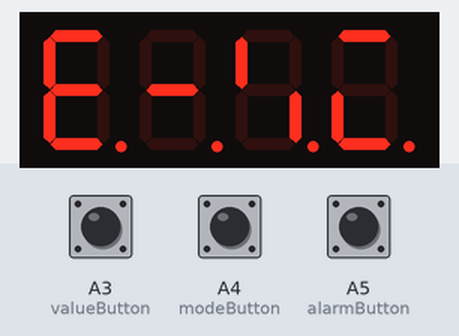
Simulated run of this sketch. Board: Arduino Uno, built with avr-gcc and run on an emulated ATmega328P. Parts: 4-digit seven-segment display. Wiring (inferred from the names in the program): 4-digit 7-segment display, segments lit when LOW: segments pin 2, pin 3, pin 4, pin 7, pin 8, pin 11, pin 12, pin 13; digit selects pin 5, pin 6, pin 9, pin 10. Inputs (shaded band) come from the test bench; at power-on: A4 (modeButton) HIGH, A3 (valueButton) HIGH, A5 (alarmButton) HIGH. The local clock reads 2024-03-15 10:24:30 at power-on unless the sketch sets it; the segment pins are drawn as the display they are named for.

Above: at 1.2 s.
1.3 s: A4 (modeButton) pulled LOW for 0.15 s
At 1.9 s:
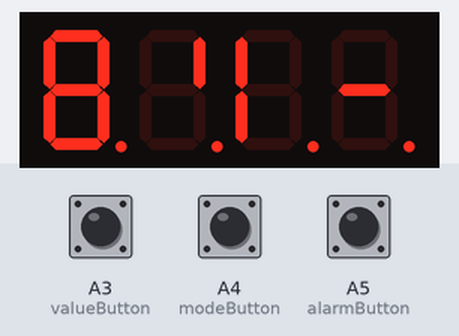
2.9 s: A3 (valueButton) pulled LOW for 0.15 s
At 4.1 s:
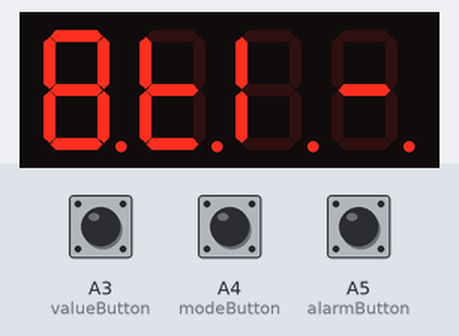
4.5 s: A3 (valueButton) pulled LOW for 1 s
At 5.5 s:
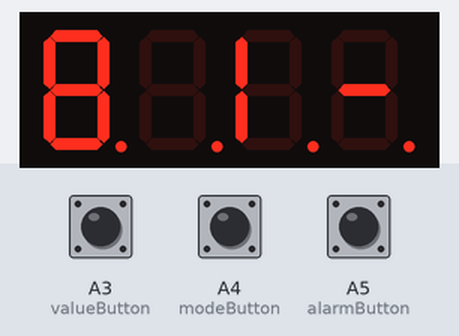
7.0 s: A4 (modeButton) pulled LOW for 1 s
At 7.4 s:
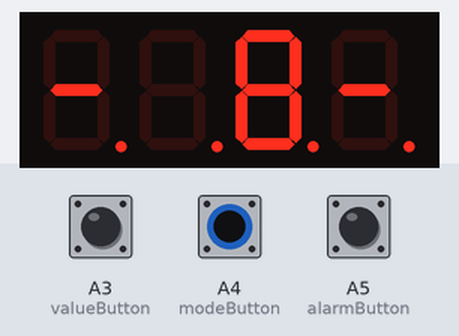
9.5 s: A3 (valueButton) pulled LOW for 0.15 s
At 10.7 s:
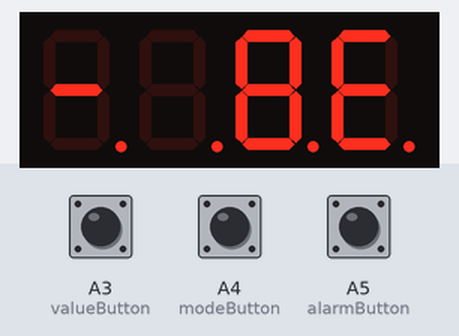
11.1 s: A3 (valueButton) pulled LOW for 3.2 s
At 11.7 s:
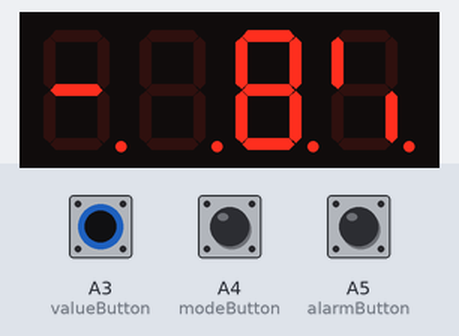
Timing chart, 0 to 14.1 s (numbered marks = the images above; inputs shaded):
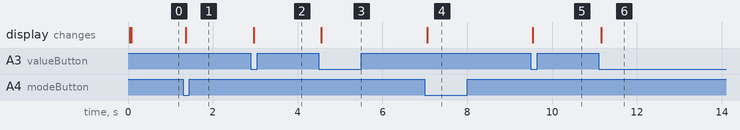

The sketch:

AlarmClock.ino
```cpp
#include <Button.h>
#include <Wire.h>
#include <SparkFunDS1307RTC.h>

#define DISPLAY_BRIGHTNESS  100

#define DIGIT_ON            LOW
#define DIGIT_OFF           HIGH

#define SEGMENT_ON          HIGH
#define SEGMENT_OFF         LOW

//objects
Button alarmButton(A5);
Button modeButton(A4);
Button valueButton(A3);

//pins
int speakerPin = A0;

//variables
bool alarm = false;
unsigned long toneTime;
unsigned long buttonTime;
unsigned long snoozeTime;
int alarmMode = 0;
int alarmHour = 6;
int alarmMinute = 30;
int alarmSecond = 0;

//lcd variables
//pwm digits
int digit1 = 5;
int digit2 = 6;
int digit3 = 9;
int digit4 = 10;
//segments
int segA = 2;
int segB = 3;
int segC = 4;
int segD = 7;
int segE = 8;
int segF = 11;
int segG = 12;
int segPoint = 13;

void setup() {
  Serial.begin(9600);
  displaySetup();
  alarmButton.begin();
  modeButton.begin();
  valueButton.begin();

  rtc.begin();
  //rtc.autoTime();
  //rtc.setTime(00,35,18,3,10,1,17);
}

void loop() {
  static int8_t lastSecond = -1;

  rtc.update();
  displayNumber(clockTime(0).toInt());
  alarmSleep();
  switchMode();

  if (rtc.second() != lastSecond)
  {
    if (snoozeTime + alarmTime(1).toInt() == clockTime(1).toInt()) {
      alarm = true;
    }

    if (alarm) {
      alarmSound();
    }

    //serialTime();
    //serialDebug();
    lastSecond = rtc.second();
  }

  while (alarmMode > 0) {
    if (alarmMode > 2)
      alarmMode = 0;
    switchMode();
    alarmSet();
    displayNumber(alarmTime(0).toInt());
    switch (alarmMode) {
      case 1:
        displayPoint(1);
        break;
      case 2:
        displayPoint(3);
        break;
    }
  }
}

String clockTime(bool seconds) {
  String timeString = "";

  if (rtc.hour() < 10)
    timeString = timeString + "0";
  timeString = timeString + String(rtc.hour());
  if (rtc.minute() < 10)
    timeString = timeString + "0";
  timeString = timeString + String(rtc.minute());
  if (seconds) {
    if (rtc.second() < 10)
      timeString = timeString + "0";
    timeString = timeString + String(rtc.second());
  }

  return timeString;
}

String alarmTime(bool seconds) {
  String timeString = "";

  if (alarmHour < 10)
    timeString = timeString + "0";
  timeString = timeString + alarmHour;
  if (alarmMinute < 10)
    timeString = timeString + "0";
  timeString = timeString + alarmMinute;
  if (seconds) {
    if (alarmSecond < 10)
      timeString = timeString + "0";
    timeString = timeString + alarmSecond;
  }

  return timeString;
}
```

Alarms.ino
```cpp
void alarmSleep() {
  if (alarmButton.pressed()) {
    buttonTime = millis();
    if (alarm)
      snoozeTime = snoozeTime + 500;
    alarm = !alarm;
  }

  if (alarmButton.released() && buttonTime + 3000 <= millis()) {
    alarm = false;
    snoozeTime = 0;
  }
}

void switchMode() {
  if (modeButton.pressed()) {
    alarmMode = alarmMode + 1;
  }
}

void alarmSet() {
  if (valueButton.pressed()) {
    switch (alarmMode) {
      case 1:
        alarmHour = alarmHour + 1;
        if (alarmHour > 23)
          alarmHour = 0;
        break;
      case 2:
        alarmMinute = alarmMinute + 1;
        if (alarmMinute > 59)
          alarmMinute = 0;
        break;
    }
  }
}


void alarmSound() {
  tone(speakerPin, 115, 300);
}
```

Display.ino
```cpp
void displaySetup() {
  pinMode(segA, OUTPUT);
  pinMode(segB, OUTPUT);
  pinMode(segC, OUTPUT);
  pinMode(segD, OUTPUT);
  pinMode(segE, OUTPUT);
  pinMode(segF, OUTPUT);
  pinMode(segG, OUTPUT);
  pinMode(segPoint, OUTPUT);

  pinMode(digit1, OUTPUT);
  pinMode(digit2, OUTPUT);
  pinMode(digit3, OUTPUT);
  pinMode(digit4, OUTPUT);
}

void displayPoint(int point) {
  long beginTime = millis();

  switch (point) {
    case 1:
      digitalWrite(digit1, DIGIT_ON);
      break;
    case 2:
      digitalWrite(digit2, DIGIT_ON);
      break;
    case 3:
      digitalWrite(digit3, DIGIT_ON);
      break;
    case 4:
      digitalWrite(digit4, DIGIT_ON);
      break;
  }
  //turn on point segment
  digitalWrite(segPoint, SEGMENT_ON);

  //Display digit for fraction of a second (1us to 5000us, 500 is pretty good)
  delayMicroseconds(DISPLAY_BRIGHTNESS);

  //Turn off point segments
  digitalWrite(segPoint, SEGMENT_OFF);

  //Turn off all digits
  digitalWrite(digit1, DIGIT_OFF);
  digitalWrite(digit2, DIGIT_OFF);
  digitalWrite(digit3, DIGIT_OFF);
  digitalWrite(digit4, DIGIT_OFF);

  //Wait for 20ms to pass before we paint the display again
  while ( (millis() - beginTime) < 10) ;
}

void displayNumber(int toDisplay) {
  long beginTime = millis();

  for (int digit = 4 ; digit > 0 ; digit--) {
    //Turn on a digit for a short amount of time
    switch (digit) {
      case 1:
        digitalWrite(digit1, DIGIT_ON);
        break;
      case 2:
        digitalWrite(digit2, DIGIT_ON);
        break;
      case 3:
        digitalWrite(digit3, DIGIT_ON);
        break;
      case 4:
        digitalWrite(digit4, DIGIT_ON);
        break;
    }

    //Turn on the right segments for this digit
    lightNumber(toDisplay % 10);
    toDisplay /= 10;

    delayMicroseconds(DISPLAY_BRIGHTNESS);
    //Display digit for fraction of a second (1us to 5000us, 500 is pretty good)

    //Turn off all segments
    lightNumber(10);

    //Turn off all digits
    digitalWrite(digit1, DIGIT_OFF);
    digitalWrite(digit2, DIGIT_OFF);
    digitalWrite(digit3, DIGIT_OFF);
    digitalWrite(digit4, DIGIT_OFF);
  }

  //Wait for 20ms to pass before we paint the display again
  while ( (millis() - beginTime) < 10) ;
}

void lightNumber(int numberToDisplay) {
  switch (numberToDisplay) {
    case 0:
      digitalWrite(segA, SEGMENT_ON);
      digitalWrite(segB, SEGMENT_ON);
      digitalWrite(segC, SEGMENT_ON);
      digitalWrite(segD, SEGMENT_ON);
      digitalWrite(segE, SEGMENT_ON);
      digitalWrite(segF, SEGMENT_ON);
      digitalWrite(segG, SEGMENT_OFF);
      break;
    case 1:
      digitalWrite(segA, SEGMENT_OFF);
      digitalWrite(segB, SEGMENT_ON);
      digitalWrite(segC, SEGMENT_ON);
      digitalWrite(segD, SEGMENT_OFF);
      digitalWrite(segE, SEGMENT_OFF);
      digitalWrite(segF, SEGMENT_OFF);
      digitalWrite(segG, SEGMENT_OFF);
      break;
    case 2:
      digitalWrite(segA, SEGMENT_ON);
      digitalWrite(segB, SEGMENT_ON);
      digitalWrite(segC, SEGMENT_OFF);
      digitalWrite(segD, SEGMENT_ON);
      digitalWrite(segE, SEGMENT_ON);
      digitalWrite(segF, SEGMENT_OFF);
      digitalWrite(segG, SEGMENT_ON);
      break;
    case 3:
      digitalWrite(segA, SEGMENT_ON);
      digitalWrite(segB, SEGMENT_ON);
      digitalWrite(segC, SEGMENT_ON);
      digitalWrite(segD, SEGMENT_ON);
      digitalWrite(segE, SEGMENT_OFF);
      digitalWrite(segF, SEGMENT_OFF);
      digitalWrite(segG, SEGMENT_ON);
      break;
    case 4:
      digitalWrite(segA, SEGMENT_OFF);
      digitalWrite(segB, SEGMENT_ON);
      digitalWrite(segC, SEGMENT_ON);
      digitalWrite(segD, SEGMENT_OFF);
      digitalWrite(segE, SEGMENT_OFF);
      digitalWrite(segF, SEGMENT_ON);
      digitalWrite(segG, SEGMENT_ON);
      break;
    case 5:
      digitalWrite(segA, SEGMENT_ON);
      digitalWrite(segB, SEGMENT_OFF);
      digitalWrite(segC, SEGMENT_ON);
      digitalWrite(segD, SEGMENT_ON);
      digitalWrite(segE, SEGMENT_OFF);
      digitalWrite(segF, SEGMENT_ON);
      digitalWrite(segG, SEGMENT_ON);
      break;
    case 6:
      digitalWrite(segA, SEGMENT_ON);
      digitalWrite(segB, SEGMENT_OFF);
      digitalWrite(segC, SEGMENT_ON);
      digitalWrite(segD, SEGMENT_ON);
      digitalWrite(segE, SEGMENT_ON);
      digitalWrite(segF, SEGMENT_ON);
      digitalWrite(segG, SEGMENT_ON);
      break;
    case 7:
      digitalWrite(segA, SEGMENT_ON);
      digitalWrite(segB, SEGMENT_ON);
      digitalWrite(segC, SEGMENT_ON);
      digitalWrite(segD, SEGMENT_OFF);
      digitalWrite(segE, SEGMENT_OFF);
      digitalWrite(segF, SEGMENT_OFF);
      digitalWrite(segG, SEGMENT_OFF);
      break;
    case 8:
      digitalWrite(segA, SEGMENT_ON);
      digitalWrite(segB, SEGMENT_ON);
      digitalWrite(segC, SEGMENT_ON);
      digitalWrite(segD, SEGMENT_ON);
      digitalWrite(segE, SEGMENT_ON);
      digitalWrite(segF, SEGMENT_ON);
      digitalWrite(segG, SEGMENT_ON);
      break;
    case 9:
      digitalWrite(segA, SEGMENT_ON);
      digitalWrite(segB, SEGMENT_ON);
      digitalWrite(segC, SEGMENT_ON);
      digitalWrite(segD, SEGMENT_ON);
      digitalWrite(segE, SEGMENT_OFF);
      digitalWrite(segF, SEGMENT_ON);
      digitalWrite(segG, SEGMENT_ON);
      break;
    case 10:
      digitalWrite(segA, SEGMENT_OFF);
      digitalWrite(segB, SEGMENT_OFF);
      digitalWrite(segC, SEGMENT_OFF);
      digitalWrite(segD, SEGMENT_OFF);
      digitalWrite(segE, SEGMENT_OFF);
      digitalWrite(segF, SEGMENT_OFF);
      digitalWrite(segG, SEGMENT_OFF);
      break;
  }
}
```

Serial.ino
```cpp
void serialTime()
{
  Serial.print(String(rtc.hour()) + ":");
  if (rtc.minute() < 10)
    Serial.print('0');
  Serial.print(String(rtc.minute()) + ":");
  if (rtc.second() < 10)
    Serial.print('0');
  Serial.print(String(rtc.second()));

  Serial.print(" | ");

  Serial.print(rtc.dayStr()); // Print day string
  //Serial.print(rtc.dayC()); // Print day character
  //Serial.print(rtc.day()); // Print day integer (1-7, Sun-Sat)

  Serial.print(" - ");

  Serial.println(String(rtc.month()) + "/" +   // Print month
                 String(rtc.date()) + "/" +  // Print date
                 String(rtc.year()));        // Print year

}

void serialDebug() {
  Serial.print("alarm state: ");
  Serial.print(alarm, DEC);
  Serial.print(" | ");
  Serial.print("clock mode: ");
  Serial.print(alarmMode, DEC);
  Serial.print(" | ");
  Serial.print("Time : ");
  Serial.print(clockTime(1));
  Serial.print(" | ");
  Serial.print("Alarm Time: ");
  Serial.print(alarmTime(1));
  Serial.print(" | ");
  Serial.print("Snooze Time: ");
  Serial.print(snoozeTime);
  Serial.println("");

}
```

Measured:
- after the input at 1.3 s, the display: changes after 0.06 s (image 1)
- after the input at 2.9 s, the display: changes after 0.06 s (image 2)
- after the input at 4.5 s, the display: changes after 0.06 s (image 3)
- after the input at 7.0 s, the display: changes after 0.06 s (image 4)
- after the input at 9.5 s, the display: changes at once (image 5)
- after the input at 11.1 s, the display: changes after 0.06 s (image 6)
